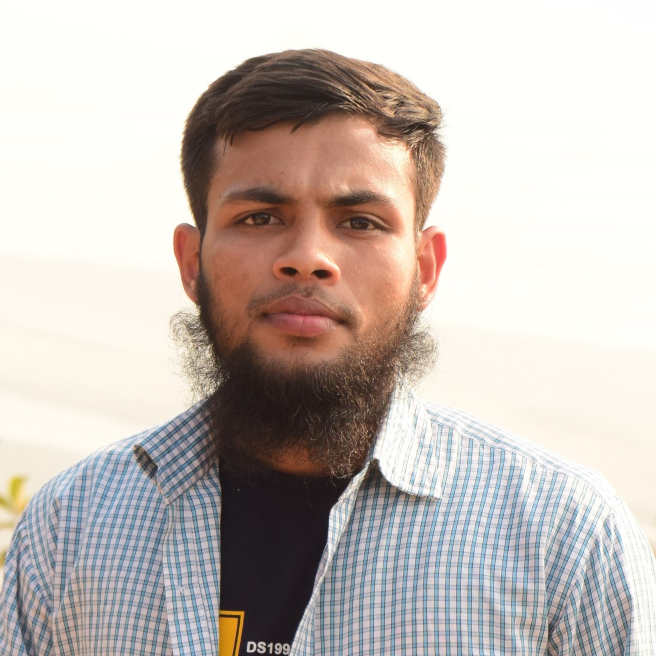
#> input picture myph2.JPG, 1968 x 1968 px, found by its file name (shown at 1/3 size)
$ python 'Lab_3(c).py'
#> lines starting #> are read from the running program, lines starting #| are printed output that depends on the picture; after the words box and inside, x2 and y2 are one past the last pixel; in counts of white or black regions, pixels touching at a corner belong together
import numpy as np
import cv2
import matplotlib.pyplot as plt
import random

## add_salt_paper_noise
def add_salt_noise(img, percentage):
    noisy_image = img.copy()
    percentage = percentage / 100
    [h,w] = img.shape
    total_pixels = h*w
    noisy_pixel = int(percentage * total_pixels)
    for i in range(noisy_pixel):
        rand_row = random.randint(0,h-1)
        rand_col = random.randint(0,w-1)
        noisy_image[rand_row,rand_col] = random.choice([0,255])
    return noisy_image

## harmonic_filter
def harmonic_filter(noisy_image,kernel_size):
    [h,w] = noisy_image.shape
    filtered_image = noisy_image.copy()
    padding = kernel_size //2

    for i in range(padding,h-padding):
        for j in range(padding,w-padding):
            values = []
            for x in range(i-padding , i+padding+1):
                for y in range(j - padding , j+padding+1):
                    if noisy_image[x,y] != 0:
                        values.append(1 / noisy_image[x,y])
            if values:
                filtered_image[i,j] = int (len(values)/(np.sum(values)) )

    return filtered_image

#bb

##  geometric_filter
def geometric_filter(image, kernel_size):
    height, width = image.shape
    #filtered_image = np.zeros_like(image)
    filtered_image = image.copy()

    # Calculate the kernel radius
    kernel_radius = kernel_size // 2

    for i in range(kernel_radius, height - kernel_radius):
        for j in range(kernel_radius, width - kernel_radius):
            values = []
            # Iterate over the neighborhood
            for x in range(i - kernel_radius, i + kernel_radius + 1):
                for y in range(j - kernel_radius, j + kernel_radius + 1):
                    if image[x, y] != 0:
                        values.append(image[x, y])
            # Calculate the geometric mean
            if values:
                product = np.prod(values)
                filtered_image[i, j] = product ** (1 / len(values))
            else :
                filtered_image[i, j] = 0

    return filtered_image

## add psnr
def add_psnr(img, dist_mage):

    mse = np.mean((img - dist_mage) ** 2)
    l=256
    psnr = 20 * np.log10((l-1) / np.sqrt(mse) )
    return np.round(psnr,3)


path = 'Digital Image Processing/myph2.jpg'
img = cv2.imread(path,0)
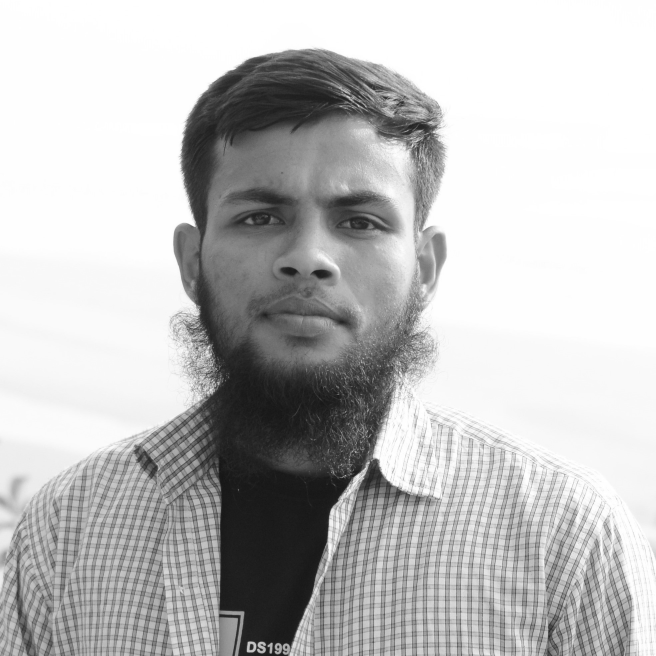
#> img: shape (1968, 1968) (shown at 1/3 size); min 19, max 255, mean 190.8
img = cv2.resize(img,(512,512))
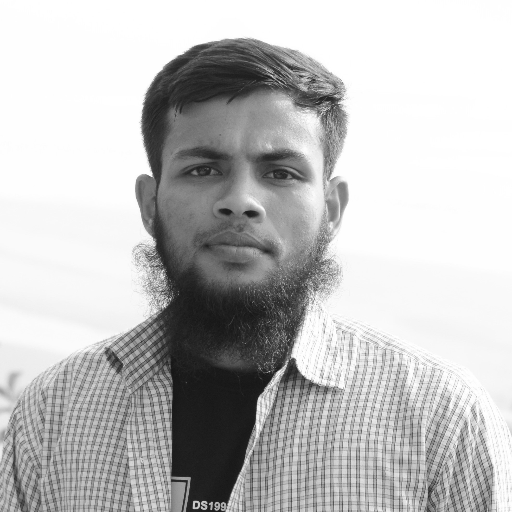
#> img: shape (512, 512); min 21, max 255, mean 190.7

[h,w] = img.shape
#> h = 512; w = 512

percentage = 10
noisy_image = add_salt_noise(img, percentage)
#> after the loop in add_salt_noise, `for i in range(noisy_pixel):`:
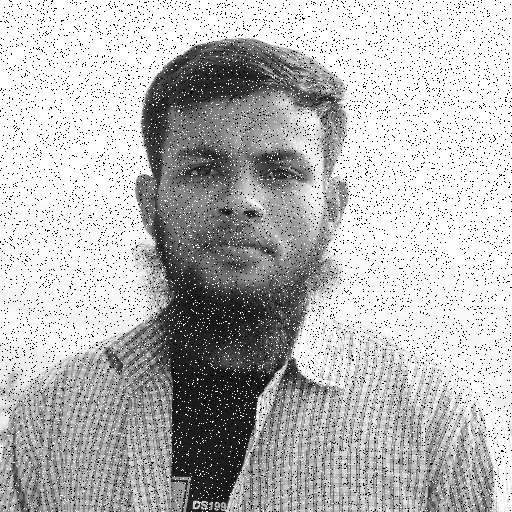
#> noisy_image: shape (512, 512); 8.94% of pixels changed, all inside (x1, y1, x2, y2) = (0, 0, 512, 512)

kernel_size = 3
harmonic_filtered_Image = harmonic_filter(noisy_image,kernel_size)
harmonic_psnr = add_psnr(img, harmonic_filtered_Image)
#> in add_psnr, `mse = np.mean((img - dist_mage) ** 2)`: mse = 32.01
#> in add_psnr, `psnr = 20 * np.log10((l-1) / np.sqrt(mse) )`: psnr = 33.08
#> harmonic_psnr = 33.08
print(harmonic_psnr)
#| 33.078

kernel_size = 3
geometric_filtered_Image = geometric_filter(noisy_image,kernel_size)
#> after the loop in geometric_filter, `for i in range(kernel_radius, height - kernel_radius):`:
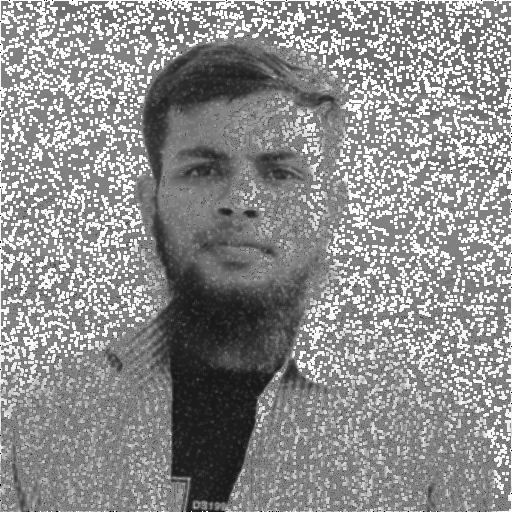
#> filtered_image: shape (512, 512); min 0, max 255, mean 141.9
geometric_psnr = add_psnr(img, geometric_filtered_Image)
#> geometric_psnr = 30.97


plt.figure(figsize=(10,5))
plt.subplot(2,2,1)
plt.imshow(img, cmap = 'gray')
plt.title('Original Image')


plt.subplot(2,2,2)
plt.imshow(noisy_image, cmap = 'gray')
plt.title('Noisy Image')


plt.subplot(2,2,3)
plt.title(f"harmonic PSNR {harmonic_psnr}")
plt.imshow(harmonic_filtered_Image, cmap = 'gray')

plt.subplot(2,2,4)
plt.title(f"Geometric PSNR {geometric_psnr}")
plt.imshow(geometric_filtered_Image, cmap = 'gray')

plt.tight_layout()
plt.show()
